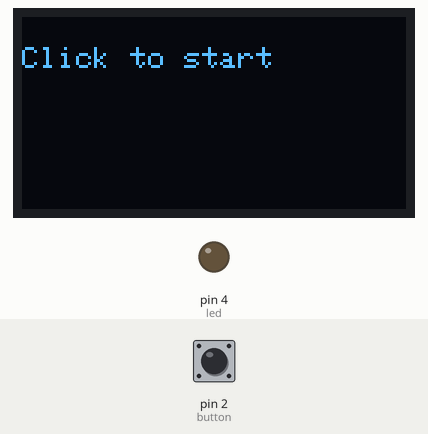
A sketch run on a simulated Arduino Uno, built with avr-gcc and run on an emulated ATmega328P. On the bench: 128×64 one-colour display, output pins drawn as LEDs (lit = HIGH). The inputs (shaded band) are chosen by the test bench; at power-on: pin 2 (button) HIGH. Random numbers use the default seed unless the sketch sets one.

Above: at 1.2 s.
1.3 s: pin 2 (button) pulled LOW for 0.15 s
At 2.5 s:
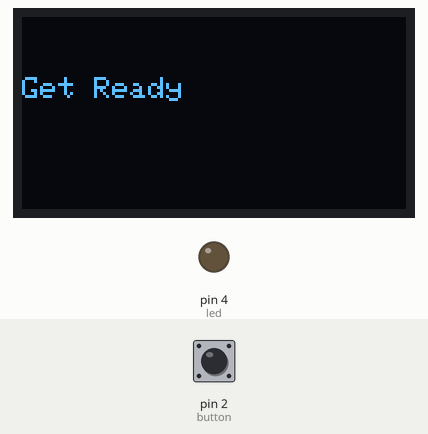
4.4 s: pin 2 (button) pulled LOW for 1 s
At 6.8 s:
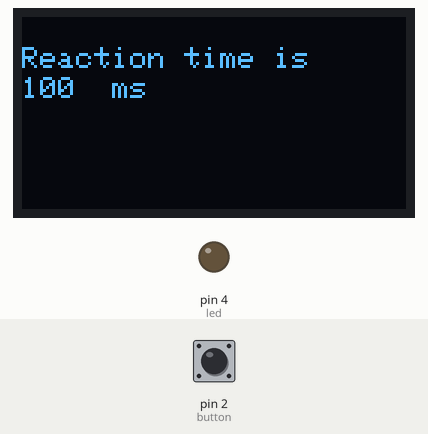
8.4 s: pin 2 (button) pulled LOW for 3.2 s
At 12.1 s:
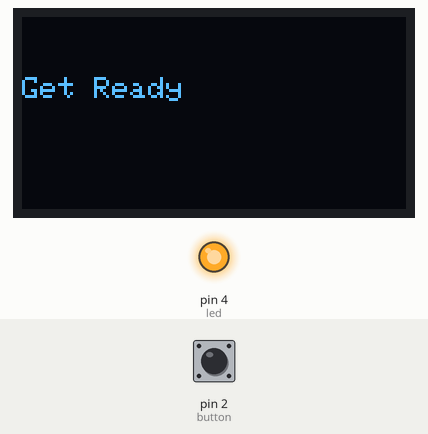
13.2 s: pin 2 (button) pulled LOW for 0.15 s
At 15.57 s:
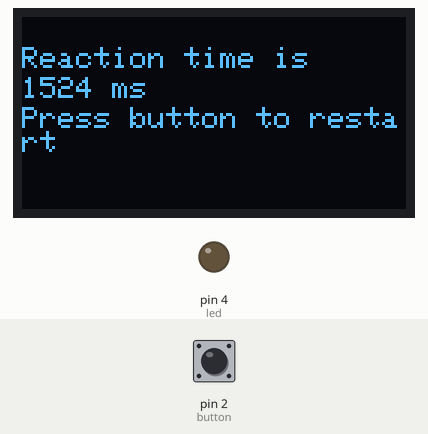
Timing chart, 0 to 15.8 s (numbered marks = the images above; inputs shaded):
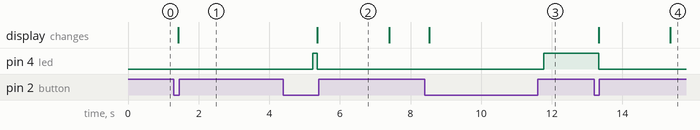

Measured:
- after the input at 1.3 s, the display: changes after 0.13 s (image 1)
- after the input at 4.4 s, the display: changes after 0.96 s (image 2)
- after the input at 8.4 s, pin 4 (led): LOW → HIGH after 3.4 s; the display: changes after 0.13 s (image 3)
- after the input at 13.2 s, pin 4 (led): HIGH → LOW after 0.13 s; the display: first changes after 0.13 s (image 4 shows a later state)

The sketch:

Reaction_Timer.ino
```cpp
#include<Wire.h>
#include<Adafruit_GFX.h>
#include<Adafruit_SSD1306.h>


#define SCREEN_WIDTH 128 // parameters of 0.96 OLED display
#define SCREEN_HEIGHT 64
#define OLED_RESET -1 // by default reset


#define led 4 // D4 pin for led
#define button 2 // D2 pin for button


unsigned long Starttime;//It is the start time for the game to begin
unsigned long Reactiontime;// It stores the reaction time
bool ledon = false;// Initial led state Low
bool gamestart = false;//Game started or not


Adafruit_SSD1306 display(SCREEN_WIDTH, SCREEN_HEIGHT, &Wire, OLED_RESET);// defining the OLED display

void setup() {
  //Serial.begin(9600);// serial monitor

  pinMode(led, OUTPUT);//led pin used as output
  pinMode(button, INPUT_PULLUP);// pushbutton used as input with internal pullup resistor


  Wire.begin();// begin the OLED

  if (!display.begin(SSD1306_SWITCHCAPVCC, 0X3C)) {
    while (1);

  }
  display.clearDisplay();// initially clear display
  display.setTextSize(1);// define text size
  display.setTextColor(SSD1306_WHITE); //text color
  display.setCursor(0, 10);//text position
  display.println("Click to start");//printing
  display.display();//displaying the lines
  //Serial.println("Click to start");
}
void loop() {
  if (!gamestart && digitalRead(button) == LOW)//initially when button 1st pressed
  {
    delay(100);//debounce

    if (digitalRead(button) == LOW) {
      gamestart = true;//gamestart
      display.clearDisplay();
      display.setCursor(0, 20);
      display.println("Get Ready");
      display.display();
      //Serial.println("Get ready");
      delay(random(2000, 5000));
      digitalWrite(led, HIGH);
      ledon = true;
      Starttime = millis();// read time of starting


    }

  }
  if (gamestart && ledon && digitalRead (button) == LOW)//when led is on and button is pressed
  {
    delay(100);//debounce
    if ( digitalRead(button) == LOW) {

      Reactiontime = millis() - Starttime;// calculating reactiontime
      display.clearDisplay();
      display.setCursor(0, 10);
      display.println("Reaction time is ");
      display.setCursor(0, 20);
      display.println(Reactiontime);
      display.setCursor(30,20);
      display.print("ms");
      display.display();

      digitalWrite(led,LOW);
      //Serial.println("reaction time");
      //Serial.println(Reactiontime);

      ledon = false ;//restarting everything
      gamestart = false;

      delay (2000);

      display.setCursor(0, 30);
      display.println("Press button to restart");
      display.display();
      //Serial.println("Press button to restart");


    }


  }

}
```
